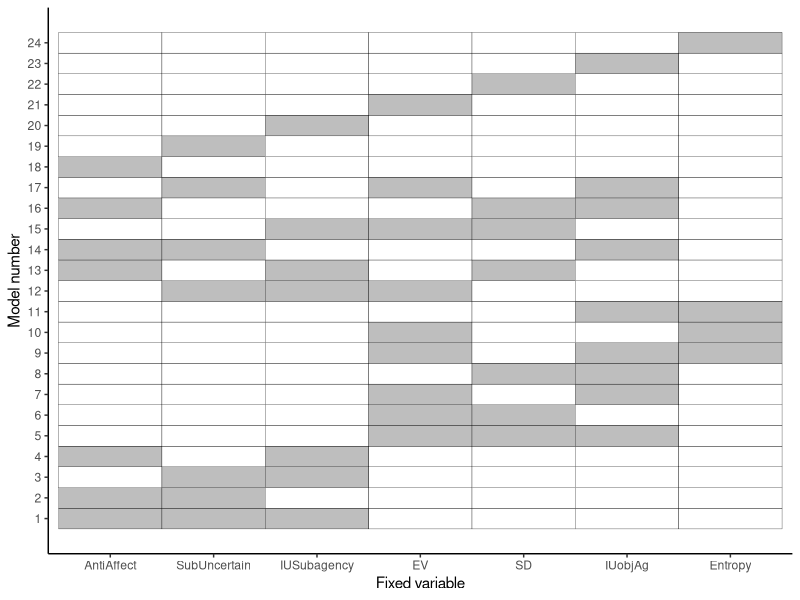
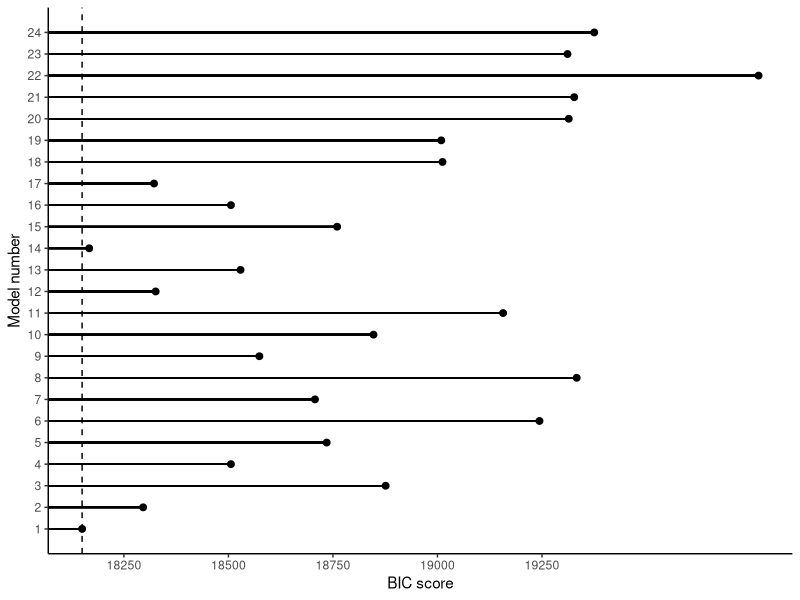
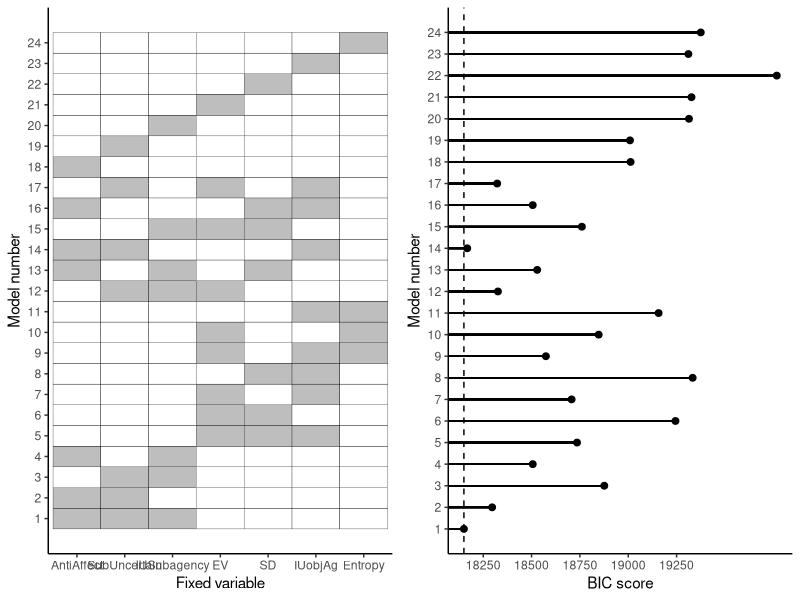
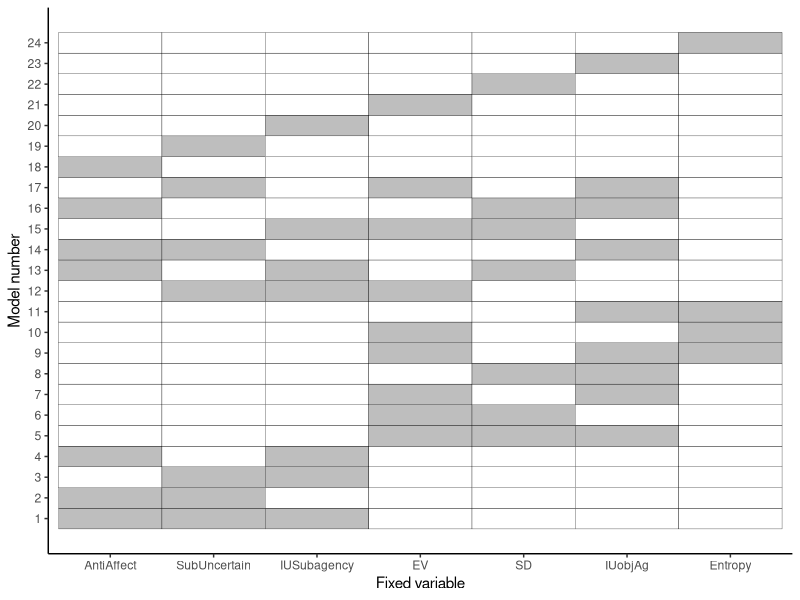
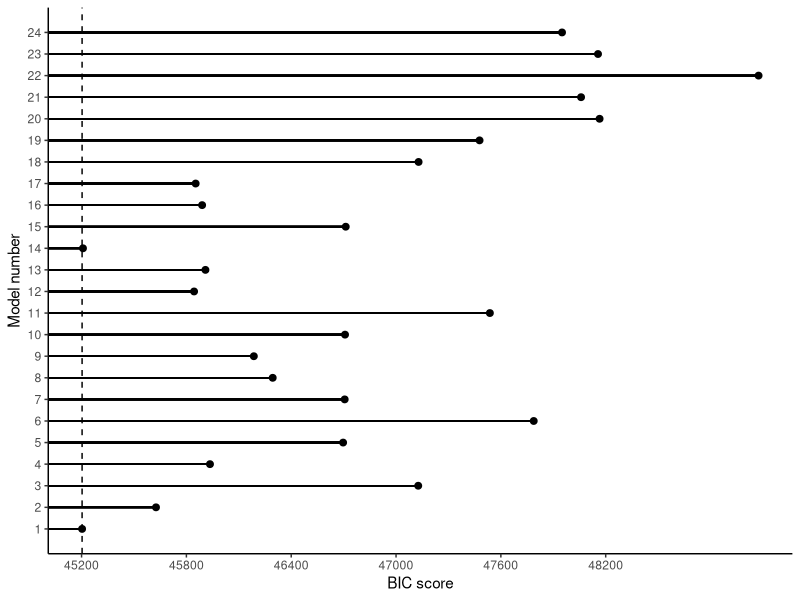
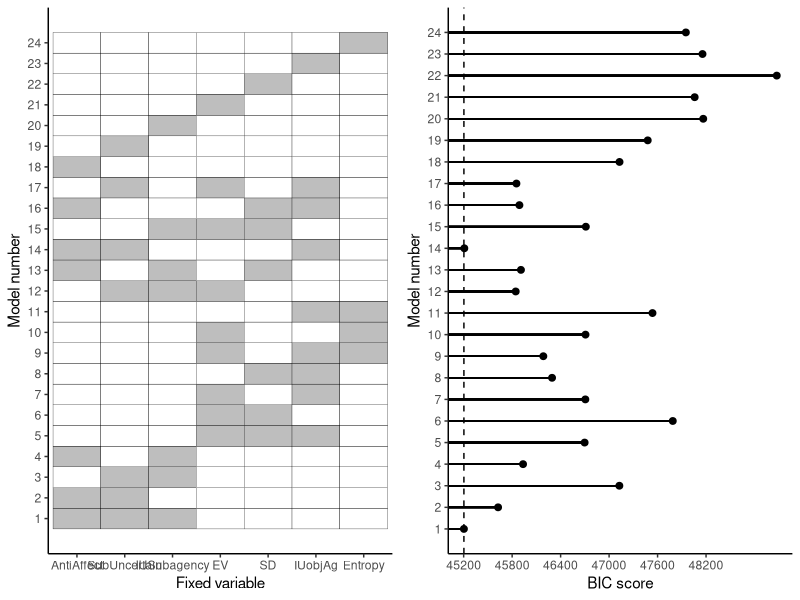
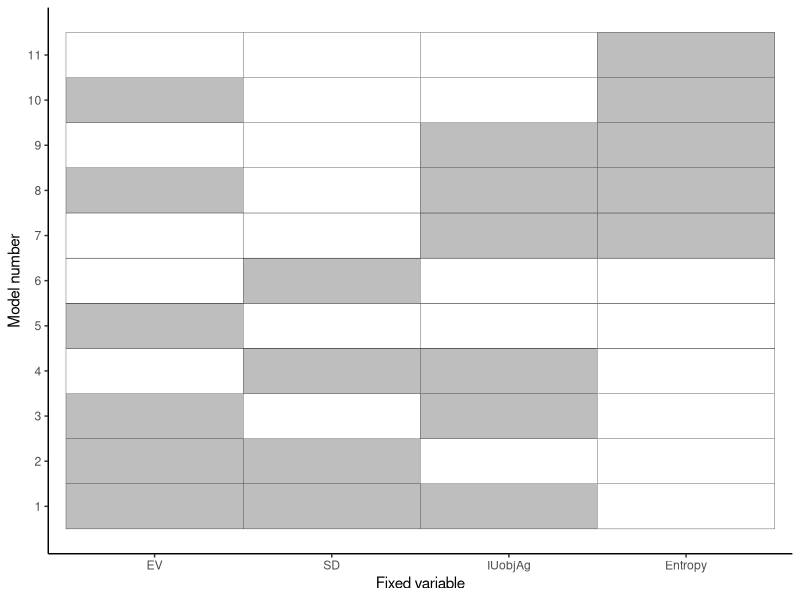
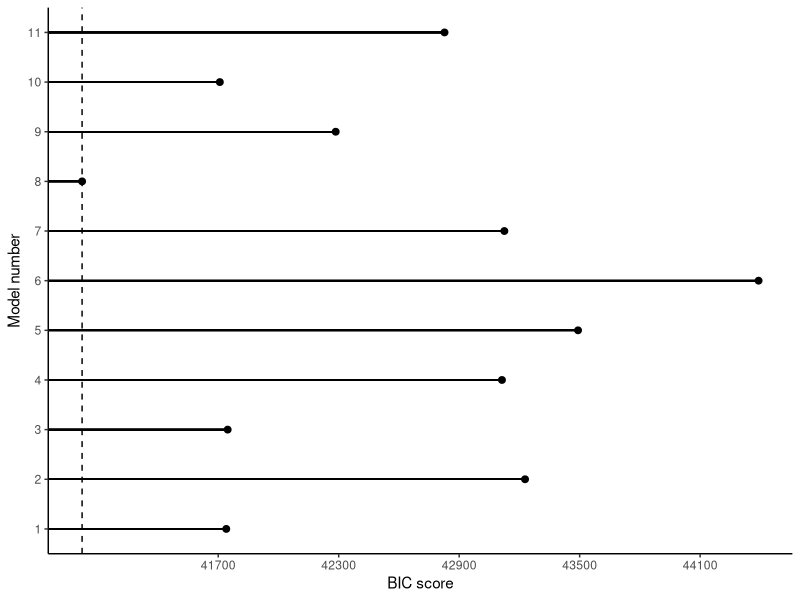

Source code (R) for these figures, in order:

######################### SUBJECTIVE CARD GAME
#Figure 2
BIC_scores <- data.frame(18150,
                         18296,
                         18876,
                         18506,
                         18735,
                         19244,
                         18707,
                         19333,
                         18574,#
                         18847,#
                         19157,#
                         18326,
                         18529,
                         18167,
                         18760,
                         18506,
                         18322,
                         19012,
                         19009,
                         19314,
                         19327,
                         19768,
                         19311,
                         19375)

# AIC Bastien-style plots
# Create data frame with AIC scores
# Create a matrix to represent the models
model_n <- c(1, 2, 3, 4, 5, 6, 7, 8, 9, 10, 11, 12, 13, 14, 15, 16, 17, 18, 19 , 20, 21, 22, 23, 24)

m_has_AntiAffect <-   c(1, 1, 0, 1, 0, 0, 0, 0, 0, 0, 0, 0, 1, 1, 0, 1, 0, 1, 0, 0, 0, 0, 0, 0)
m_has_SubUncertain <- c(1, 1, 1, 0, 0, 0, 0, 0, 0, 0, 0, 1, 0, 1, 0, 0, 1, 0, 1, 0, 0, 0, 0, 0)
m_has_IUSubagency <-  c(1, 0, 1, 1, 0, 0, 0, 0, 0, 0, 0, 1, 1, 0, 1, 0, 0, 0, 0, 1, 0, 0, 0, 0)

m_has_EV <-           c(0, 0, 0, 0, 1, 1, 1, 0, 1, 1, 0, 1, 0, 0, 1, 0, 1, 0, 0, 0, 1, 0, 0, 0)
m_has_SD <-           c(0, 0, 0, 0, 1, 1, 0, 1, 0, 0, 0, 0, 1, 0, 1, 1, 0, 0, 0, 0, 0, 1, 0, 0)
m_has_IUobjAg <-      c(0, 0, 0, 0, 1, 0, 1, 1, 1, 0, 1, 0, 0, 1, 0, 1, 1, 0, 0, 0, 0, 0, 1, 0)

m_has_Entropy <-      c(0, 0, 0, 0, 0, 0, 0, 0, 1, 1, 1, 0, 0, 0, 0, 0, 0, 0, 0, 0, 0, 0, 0, 1)

m_matrix <- data.frame(model_n, m_has_AntiAffect, m_has_SubUncertain, m_has_IUSubagency, m_has_EV, m_has_SD, m_has_IUobjAg, m_has_Entropy)

library(tidyr)
library(ggplot2)
m_matrix_long <- gather(m_matrix, variable, bool, m_has_AntiAffect:m_has_Entropy, factor_key=TRUE)
m_matrix_plot <- ggplot(m_matrix_long , aes(variable, model_n)) + geom_tile(aes(fill = bool),
                                                                            color="black") + theme_classic() +
  theme(legend.position="none") +
  scale_y_continuous(breaks=seq(1, 24, 1), labels=model_n) +
  scale_x_discrete(labels=c("AntiAffect", "SubUncertain", "IUSubagency", "EV", "SD", "IUobjAg", "Entropy")) +
  scale_fill_gradient(low="white", high="grey") +
  labs(x = "Fixed variable", y = "Model number")
m_matrix_plot

# Define argmin function for the plots
argmin <- function(x) {
  min <- min(x)
  for (i in 1:length(x)) {
    if (x[i] == min) {
      return (i)
    }
  }
}


m_BIC_dat <- data.frame(model_n, as.numeric(BIC_scores))
colnames(m_BIC_dat)<-c('model_n', 'BIC')

#m_AIC_dat_4_5$highlight <- ifelse(m_AIC_dat_4_5$m_AIC_4_5 == min(m_AIC_4_5), "#AAAAAA", "#444444")
#m_AIC_dat_4_5$size <- ifelse(m_AIC_dat_4_5$m_AIC_4_5 == min(m_AIC_4_5), 5, 3)

m_bIC_dat_plot <- ggplot(m_BIC_dat, aes(x = BIC, y = model_n)) +
  geom_vline(xintercept = min(m_BIC_dat$BIC), linetype="dashed") +
  theme_classic() +
  scale_y_continuous(breaks=seq(1, 24, 1),  limits=c(1, 24)) +
  scale_x_continuous(breaks=seq(18000, 19400, 250), limits=c(round(min(m_BIC_dat$BIC)), round(max(m_BIC_dat$BIC)))) +
  labs(x = "BIC score", y = "Model number")
for (n in model_n) {
  m_bIC_dat_plot <- m_bIC_dat_plot + geom_segment(x=18000, y=n, xend=m_BIC_dat$BIC[n], yend=n)
}
m_bIC_dat_plot <- m_bIC_dat_plot + geom_point(size=2, color='black')
m_bIC_dat_plot
library(gridExtra)
grid.arrange(m_matrix_plot, m_bIC_dat_plot, ncol=2)

#Figure 4
BIC_scores <- data.frame(45203,
                         45626,
                         47127,
                         45935,
                         46697,
                         47788,
                         46706,
                         46294,
                         46186,#
                         46708,#
                         47537,#
                         45844,
                         45909,
                         45208,
                         46712,
                         45890,
                         45853,
                         47129,
                         47478,
                         48165,
                         48059,
                         49075,
                         48156,
                         47950)

# AIC Bastien-style plots
# Create data frame with AIC scores
# Create a matrix to represent the models
model_n <- c(1, 2, 3, 4, 5, 6, 7, 8, 9, 10, 11, 12, 13, 14, 15, 16, 17, 18, 19 , 20, 21, 22, 23, 24)

m_has_AntiAffect <-   c(1, 1, 0, 1, 0, 0, 0, 0, 0, 0, 0, 0, 1, 1, 0, 1, 0, 1, 0, 0, 0, 0, 0, 0)
m_has_SubUncertain <- c(1, 1, 1, 0, 0, 0, 0, 0, 0, 0, 0, 1, 0, 1, 0, 0, 1, 0, 1, 0, 0, 0, 0, 0)
m_has_IUSubagency <-  c(1, 0, 1, 1, 0, 0, 0, 0, 0, 0, 0, 1, 1, 0, 1, 0, 0, 0, 0, 1, 0, 0, 0, 0)

m_has_EV <-           c(0, 0, 0, 0, 1, 1, 1, 0, 1, 1, 0, 1, 0, 0, 1, 0, 1, 0, 0, 0, 1, 0, 0, 0)
m_has_SD <-           c(0, 0, 0, 0, 1, 1, 0, 1, 0, 0, 0, 0, 1, 0, 1, 1, 0, 0, 0, 0, 0, 1, 0, 0)
m_has_IUobjAg <-      c(0, 0, 0, 0, 1, 0, 1, 1, 1, 0, 1, 0, 0, 1, 0, 1, 1, 0, 0, 0, 0, 0, 1, 0)

m_has_Entropy <-      c(0, 0, 0, 0, 0, 0, 0, 0, 1, 1, 1, 0, 0, 0, 0, 0, 0, 0, 0, 0, 0, 0, 0, 1)

m_matrix <- data.frame(model_n, m_has_AntiAffect, m_has_SubUncertain, m_has_IUSubagency, m_has_EV, m_has_SD, m_has_IUobjAg, m_has_Entropy)

library(tidyr)
library(ggplot2)
m_matrix_long <- gather(m_matrix, variable, bool, m_has_AntiAffect:m_has_Entropy, factor_key=TRUE)
m_matrix_plot <- ggplot(m_matrix_long , aes(variable, model_n)) + geom_tile(aes(fill = bool),
                                                                            color="black") + theme_classic() +
  theme(legend.position="none") +
  scale_y_continuous(breaks=seq(1, 24, 1), labels=model_n) +
  scale_x_discrete(labels=c("AntiAffect", "SubUncertain", "IUSubagency", "EV", "SD", "IUobjAg", "Entropy")) +
  scale_fill_gradient(low="white", high="grey") +
  labs(x = "Fixed variable", y = "Model number")
m_matrix_plot

# Define argmin function for the plots
argmin <- function(x) {
  min <- min(x)
  for (i in 1:length(x)) {
    if (x[i] == min) {
      return (i)
    }
  }
}


m_BIC_dat <- data.frame(model_n, as.numeric(BIC_scores))
colnames(m_BIC_dat)<-c('model_n', 'BIC')

#m_AIC_dat_4_5$highlight <- ifelse(m_AIC_dat_4_5$m_AIC_4_5 == min(m_AIC_4_5), "#AAAAAA", "#444444")
#m_AIC_dat_4_5$size <- ifelse(m_AIC_dat_4_5$m_AIC_4_5 == min(m_AIC_4_5), 5, 3)

m_bIC_dat_plot <- ggplot(m_BIC_dat, aes(x = BIC, y = model_n)) +
  geom_vline(xintercept = min(m_BIC_dat$BIC), linetype="dashed") +
  theme_classic() +
  scale_y_continuous(breaks=seq(1, 24, 1),  limits=c(1, 24)) +
  scale_x_continuous(breaks=seq(45200, 48200, 600), limits=c(round(min(m_BIC_dat$BIC)), round(max(m_BIC_dat$BIC)))) +
  labs(x = "BIC score", y = "Model number")
for (n in model_n) {
  m_bIC_dat_plot <- m_bIC_dat_plot + geom_segment(x=18000, y=n, xend=m_BIC_dat$BIC[n], yend=n)
}
m_bIC_dat_plot <- m_bIC_dat_plot + geom_point(size=2, color='black')
m_bIC_dat_plot
library(gridExtra)
grid.arrange(m_matrix_plot, m_bIC_dat_plot, ncol=2)

######################### OBJECTIVE CARD GAME

#Figure 5 (top)
BIC_scores <- data.frame(41740, ## Objective Model
                         43228, ## EVandSD
                         41747, ## EVandIU
                         43113, #SD&objAgency
                         43492, #EV
                         44391, #SD
                         43125, #IU
                         41022,
                         42285,
                         41708,
                         42827) 
                        

# AIC Bastien-style plots
# Create data frame with AIC scores
# Create a matrix to represent the models
model_n <- c(1, 2, 3, 4, 5, 6, 7, 8, 9, 10, 11)
m_has_EV <-           c(1,1,1,0,1,0,0, 1, 0, 1, 0)
m_has_SD <-           c(1,1,0,1,0,1,0, 0, 0, 0, 0)
m_has_IUobjAg <-      c(1,0,1,1,0,0,1, 1, 1, 0, 0)
m_has_Entropy <-      c(0,0,0,0,0,0,1, 1, 1, 1, 1)
m_matrix <- data.frame(model_n, m_has_EV, m_has_SD, m_has_IUobjAg, m_has_Entropy)

library(tidyr)
library(ggplot2)
m_matrix_long <- gather(m_matrix, variable, bool, m_has_EV:m_has_Entropy, factor_key=TRUE)
m_matrix_plot <- ggplot(m_matrix_long , aes(variable, model_n)) + geom_tile(aes(fill = bool),
                                                                            color="black") + theme_classic() +
  theme(legend.position="none") +
  scale_y_continuous(breaks=seq(1, 11, 1), labels=model_n) +
  scale_x_discrete(labels=c("EV", "SD", "IUobjAg", "Entropy")) +
  scale_fill_gradient(low="white", high="grey") +
  labs(x = "Fixed variable", y = "Model number")
m_matrix_plot

# Define argmin function for the plots
argmin <- function(x) {
  min <- min(x)
  for (i in 1:length(x)) {
    if (x[i] == min) {
      return (i)
    }
  }
}


m_BIC_dat <- data.frame(model_n, as.numeric(BIC_scores))
colnames(m_BIC_dat)<-c('model_n', 'BIC')

m_bIC_dat_plot <- ggplot(m_BIC_dat, aes(x = BIC, y = model_n)) +
  geom_vline(xintercept = min(m_BIC_dat$BIC), linetype="dashed") +
  theme_classic() +
  scale_y_continuous(breaks=seq(1, 11, 1),  limits=c(1, 11)) +
  scale_x_continuous(breaks=seq(41700, 45950, 600), limits=c(round(min(m_BIC_dat$BIC)), round(max(m_BIC_dat$BIC)))) +
  labs(x = "BIC score", y = "Model number")
for (n in model_n) {
  m_bIC_dat_plot <- m_bIC_dat_plot + geom_segment(x=18000, y=n, xend=m_BIC_dat$BIC[n], yend=n)
}
m_bIC_dat_plot <- m_bIC_dat_plot + geom_point(size=2, color='black')
m_bIC_dat_plot
library(gridExtra)
grid.arrange(m_matrix_plot, m_bIC_dat_plot, ncol=2)


#Figure 5 (bottom)
BIC_scores <- data.frame(70721,
                         72601,
                         70810,
                         73346,
                         72991,
                         74933,
                         73417,
                         70165,
                         71101,
                         72489,
                         73174)

# AIC Bastien-style plots
# Create data frame with AIC scores
# Create a matrix to represent the models
model_n <- c(1, 2, 3, 4, 5, 6, 7, 8, 9, 10, 11)
m_has_EV <-           c(1,1,1,0,1,0,0, 1, 0, 1, 0)
m_has_SD <-           c(1,1,0,1,0,1,0, 0, 0, 0, 0)
m_has_IUobjAg <-      c(1,0,1,1,0,0,1, 1, 1, 0, 0)
m_has_Entropy <-      c(0,0,0,0,0,0,1, 1, 1, 1, 1)
m_matrix <- data.frame(model_n, m_has_EV, m_has_SD, m_has_IUobjAg, m_has_Entropy)

library(tidyr)
library(ggplot2)
m_matrix_long <- gather(m_matrix, variable, bool, m_has_EV:m_has_Entropy, factor_key=TRUE)
m_matrix_plot <- ggplot(m_matrix_long , aes(variable, model_n)) + geom_tile(aes(fill = bool),
                                                                            color="black") + theme_classic() +
  theme(legend.position="none") +
  scale_y_continuous(breaks=seq(1, 11, 1), labels=model_n) +
  scale_x_discrete(labels=c("EV", "SD", "IUobjAg")) +
  scale_fill_gradient(low="white", high="grey") +
  labs(x = "Fixed variable", y = "Model number")
m_matrix_plot

# Define argmin function for the plots
argmin <- function(x) {
  min <- min(x)
  for (i in 1:length(x)) {
    if (x[i] == min) {
      return (i)
    }
  }
}


m_BIC_dat <- data.frame(model_n, as.numeric(BIC_scores))
colnames(m_BIC_dat)<-c('model_n', 'BIC')

m_bIC_dat_plot <- ggplot(m_BIC_dat, aes(x = BIC, y = model_n)) +
  geom_vline(xintercept = min(m_BIC_dat$BIC), linetype="dashed") +
  theme_classic() +
  scale_y_continuous(breaks=seq(1, 11, 1),  limits=c(1, 11)) +
  scale_x_continuous(breaks=seq(70721, 76200, 500), limits=c(round(min(m_BIC_dat$BIC)), round(max(m_BIC_dat$BIC)))) +
  labs(x = "BIC score", y = "Model number")
for (n in model_n) {
  m_bIC_dat_plot <- m_bIC_dat_plot + geom_segment(x=18000, y=n, xend=m_BIC_dat$BIC[n], yend=n)
}
m_bIC_dat_plot <- m_bIC_dat_plot + geom_point(size=2, color='black')
m_bIC_dat_plot
library(gridExtra)
grid.arrange(m_matrix_plot, m_bIC_dat_plot, ncol=2)


# Experiment 5
# subjective
61486
62246.57
62983.37
62786.27

#objective
62868.99
64661.6
62873.08
64433.02

#mix
61634.75
62760.57
61486
62908.01
62742.71
61639.25

# subjective IU
64502
# objective IU
64471

